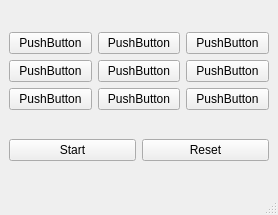
<?xml version="1.0" encoding="UTF-8"?>
<ui version="4.0">
 <class>MainWindow</class>
 <widget class="QMainWindow" name="MainWindow">
  <property name="geometry">
   <rect>
    <x>0</x>
    <y>0</y>
    <width>278</width>
    <height>215</height>
   </rect>
  </property>
  <property name="windowTitle">
   <string>MainWindow</string>
  </property>
  <widget class="QWidget" name="centralwidget">
   <layout class="QVBoxLayout" name="verticalLayout">
    <item>
     <layout class="QGridLayout" name="gridLayout">
      <item row="1" column="0">
       <widget class="QPushButton" name="pushButton">
        <property name="text">
         <string>PushButton</string>
        </property>
       </widget>
      </item>
      <item row="2" column="0">
       <widget class="QPushButton" name="pushButton_4">
        <property name="text">
         <string>PushButton</string>
        </property>
       </widget>
      </item>
      <item row="0" column="0">
       <widget class="QPushButton" name="pushButton_12">
        <property name="text">
         <string>PushButton</string>
        </property>
       </widget>
      </item>
      <item row="1" column="1">
       <widget class="QPushButton" name="pushButton_5">
        <property name="text">
         <string>PushButton</string>
        </property>
       </widget>
      </item>
      <item row="0" column="1">
       <widget class="QPushButton" name="pushButton_2">
        <property name="text">
         <string>PushButton</string>
        </property>
       </widget>
      </item>
      <item row="0" column="2">
       <widget class="QPushButton" name="pushButton_6">
        <property name="text">
         <string>PushButton</string>
        </property>
       </widget>
      </item>
      <item row="1" column="2">
       <widget class="QPushButton" name="pushButton_9">
        <property name="text">
         <string>PushButton</string>
        </property>
       </widget>
      </item>
      <item row="2" column="2">
       <widget class="QPushButton" name="pushButton_8">
        <property name="text">
         <string>PushButton</string>
        </property>
       </widget>
      </item>
      <item row="2" column="1">
       <widget class="QPushButton" name="pushButton_3">
        <property name="text">
         <string>PushButton</string>
        </property>
       </widget>
      </item>
     </layout>
    </item>
    <item>
     <layout class="QHBoxLayout" name="horizontalLayout">
      <item>
       <widget class="QPushButton" name="pushButton_10">
        <property name="text">
         <string>Start</string>
        </property>
       </widget>
      </item>
      <item>
       <widget class="QPushButton" name="pushButton_11">
        <property name="text">
         <string>Reset</string>
        </property>
       </widget>
      </item>
     </layout>
    </item>
   </layout>
  </widget>
  <widget class="QMenuBar" name="menubar">
   <property name="geometry">
    <rect>
     <x>0</x>
     <y>0</y>
     <width>278</width>
     <height>21</height>
    </rect>
   </property>
  </widget>
  <widget class="QStatusBar" name="statusbar"/>
 </widget>
 <resources/>
 <connections/>
</ui>
